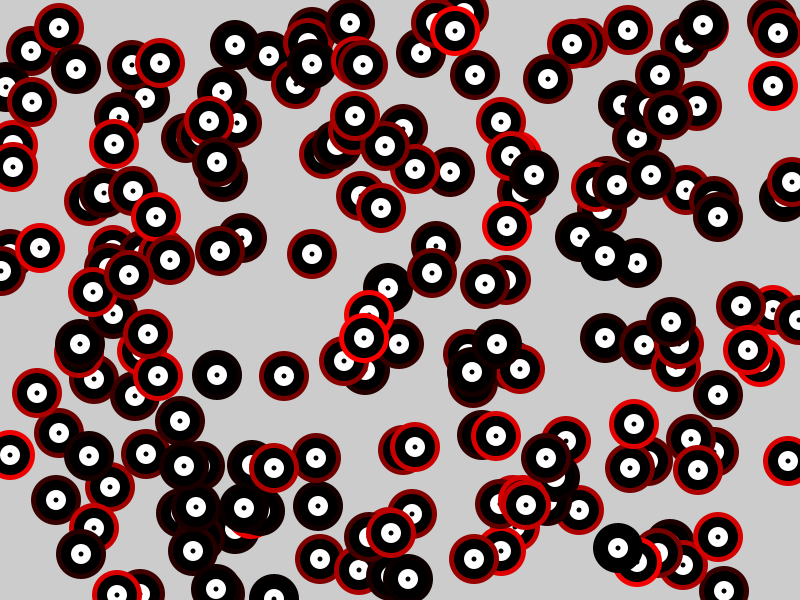
Frame 1 (no input)
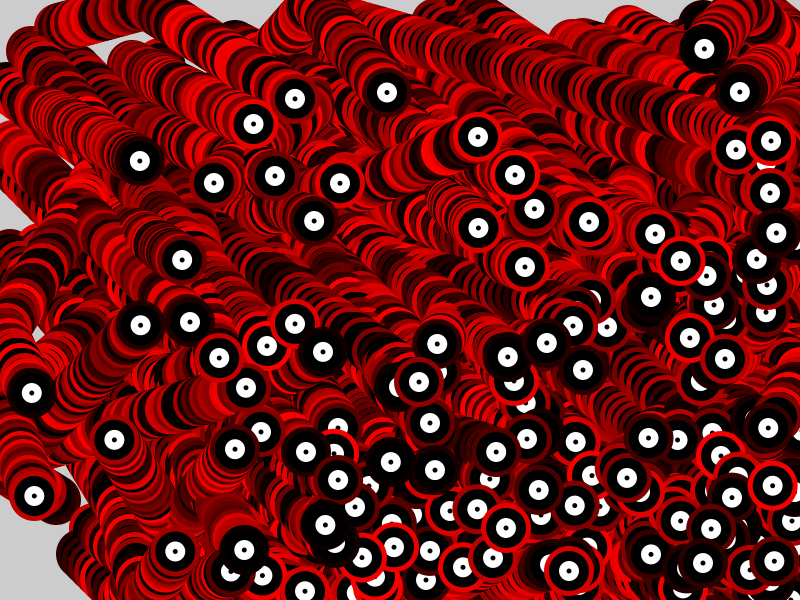
Frame 60 (the mouse pressed at the canvas centre just before this capture)
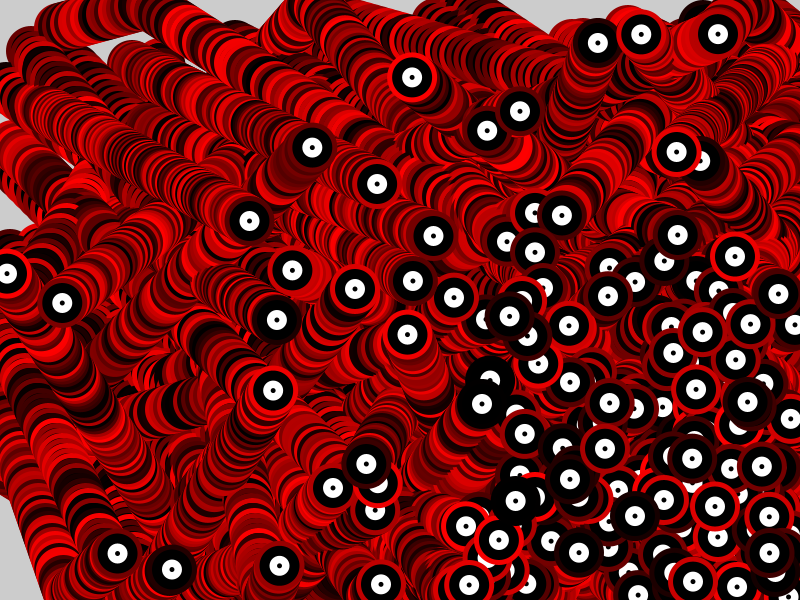
Frame 120 (the mouse held since frame 60 and released just before this capture)

The Processing sketch that drew these frames (run headless with seeded random() and noise(); from frame 60 on, the mouse is pressed at the canvas centre):

// Processing sketch: processing_86916
// ── processing_86916.pde

ball[] b;
 
void setup()
{
  size(800, 600);
  noStroke();
  smooth();
 
  b= new ball[200];
  for (int i=0; i<200; i++)
  {
    b[i]=new ball();
    b[i].x=round(random(800));
    b[i].y=round(random(600));
    b[i].m1=round(random(8));
    b[i].m2=round(random(7));
    if (b[i].m1==0)
    {
      b[i].m1=random(-6, -1);
    }
    if (b[i].m1==1)
    {
      b[i].m1=random(1, 8);
    }
    if (b[i].m2==0)
    {
      b[i].m2=random(-3, -1);
    }
    if (b[i].m2==1)
    {
      b[i].m1=random(1, 3);
    }
  }
}
 
void draw()
{
  
 
  for (int i=0; i<200; i++)
  {
    b[i].show();
    b[i].bounce();
  }
 
}
 
class ball
{
  float x, y, m1, m2;
 
  void show()
  {
    //fill(0,255,0);
    fill(random (255), random (0), random (0));
    ellipse(x, y, 50, 50);
    fill (random (0), random (0), random (0));
    ellipse(x, y, 40, 40);
    fill(255);
    ellipse (x,y, 20, 20);
    fill(0);
    ellipse (x,y,5,5);
  }
 
  void bounce()
  {
 
 
    x=x+m1;
    y=y+m2;
 
    if (x<=mouseX+18 && x>=mouseX && y>=mouseY-5 && y<=mouseY)
    {
      m1=random(1, 3);
      m2=random(-3, -1);
    }
    if (x<=mouseX+18 && x>=mouseX && y<=mouseY+25 && y>=mouseY)
    {
      m1=random(1, 3);
      m2=random(1, 3);
    }
 
    if (x>=mouseX-5 && x<=mouseX && y<=mouseY+25 && y>=mouseY)
    {
      m1=random(-3, -1);
      m2=random(-3, -1);
    }
    if (x>=mouseX-5 && x<=mouseX && y>=mouseY-5 && y<=mouseY)
    {
      m1=random(-3, -1);
      m2=random(1, 3);
    }
    if (x>795)
    {
      m1=random(-3, -1);
    }
    if (x<5)
    {
      m1=random(1, 3);
    }
    if (y>595)
    {
      m2=random(-3, -1);
    }
    if (y<5)
    {
      m2=random(1, 3);
    }
  }
}
